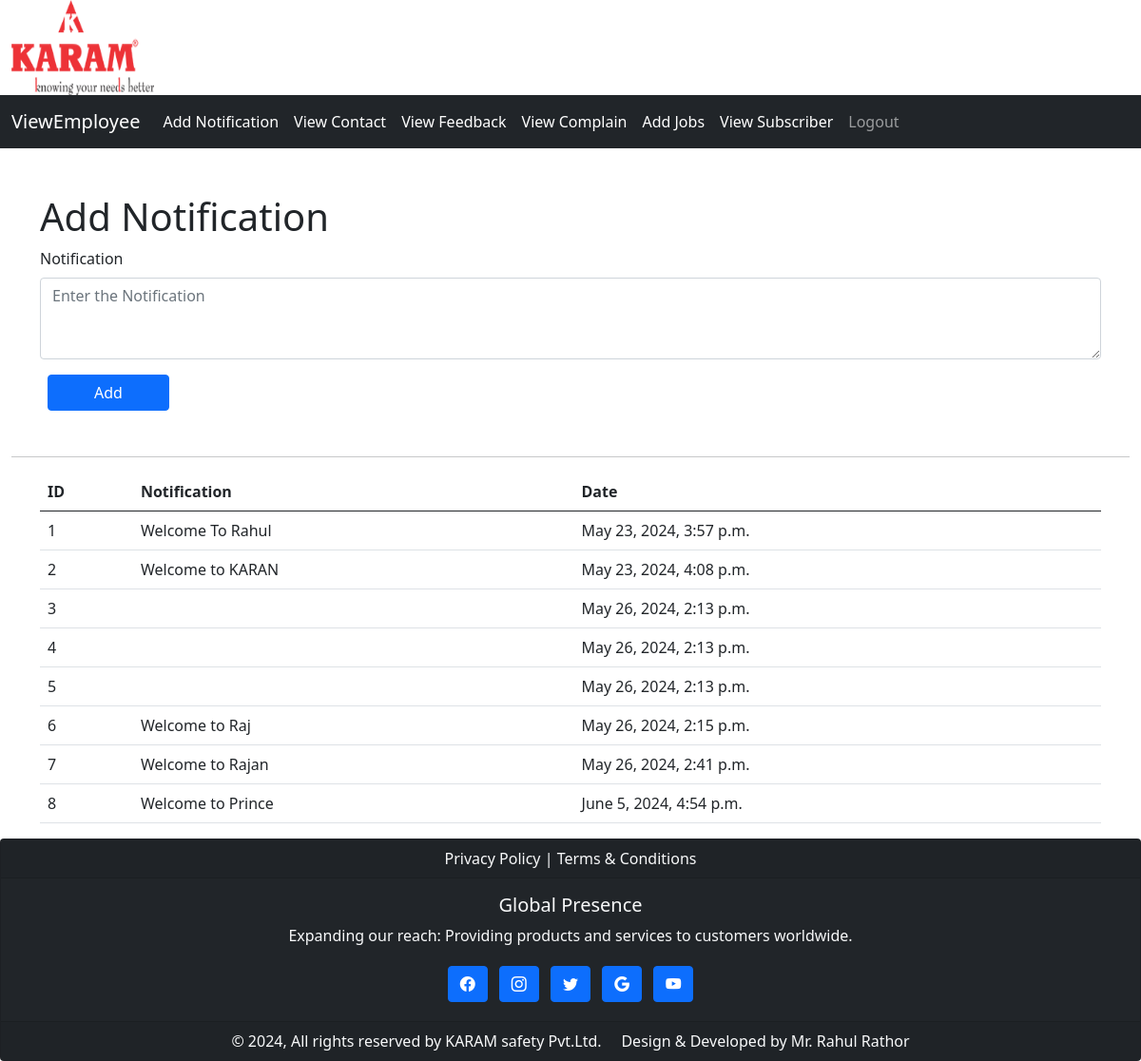
/home/addnotification/, run on the app's committed database.
### home/models.py (models this page shows)
class Addnotification(models.Model):
     notification = models.TextField()
     date = models.DateTimeField(default=datetime.now, blank=True)

### home/views.py (the view)
# urls.py: path('addnotification/', views.addnotification, name='notiification'),
def addnotification(request):
    if request.method == "POST":
        notification = request.POST.get('notification')
        con = Addnotification(notification=notification)
        con.save()
        return redirect('/addnotification')
    noti = Addnotification.objects.all()
    return render(request, 'aprofile/addnotification.html', {"noti": noti})

### template/aprofile/addnotification.html (shortened to what this page needs)
{% extends "base2.html"  %}
{% block body %}
<div class="container-fluid">
      <div class="container my-5">
<h1>Add Notification</h1>
          <form action="/addnotification/" method="post">
<div class="mb-3">
  <label for="exampleFormControlTextarea1" class="form-label">Notification</label>
  <textarea class="form-control" name="notification"  id="exampleFormControlTextarea1" placeholder="Enter the Notification" rows="3" required></textarea>
</div><input type="submit" class="btn btn-primary mx-2 px-5" value="Add">
          </form>
      </div>
    <hr>
    <div class="container">
<table class="table table-hover ">
  <thead>
    <tr>
      <th scope="col">ID</th>
      <th scope="col">Notification</th>
      <th scope="col">Date</th>
      </tr>
  </thead>
  <tbody>
  {% for i in noti %}
    <tr>
      <td>{{i.id}}</td>
      <td>{{i.notification}}</td>
          <td>{{i.date}}</td>
    </tr>
  {% endfor %}
  </tbody>
</table>
    </div>
</div>
{% endblock body %}

### data on the page
Addnotification: id "1", notification "Welcome To Rahul", date "May 23, 2024, 3:57 p.m."
Addnotification: id "2", notification "Welcome to KARAN", date "May 23, 2024, 4:08 p.m."
Addnotification: id "3", date "May 26, 2024, 2:13 p.m."
Addnotification: id "4", date "May 26, 2024, 2:13 p.m."
Addnotification: id "5", date "May 26, 2024, 2:13 p.m."
Addnotification: id "6", notification "Welcome to Raj", date "May 26, 2024, 2:15 p.m."
Addnotification: id "7", notification "Welcome to Rajan", date "May 26, 2024, 2:41 p.m."
Addnotification: id "8", notification "Welcome to Prince", date "June 5, 2024, 4:54 p.m."
